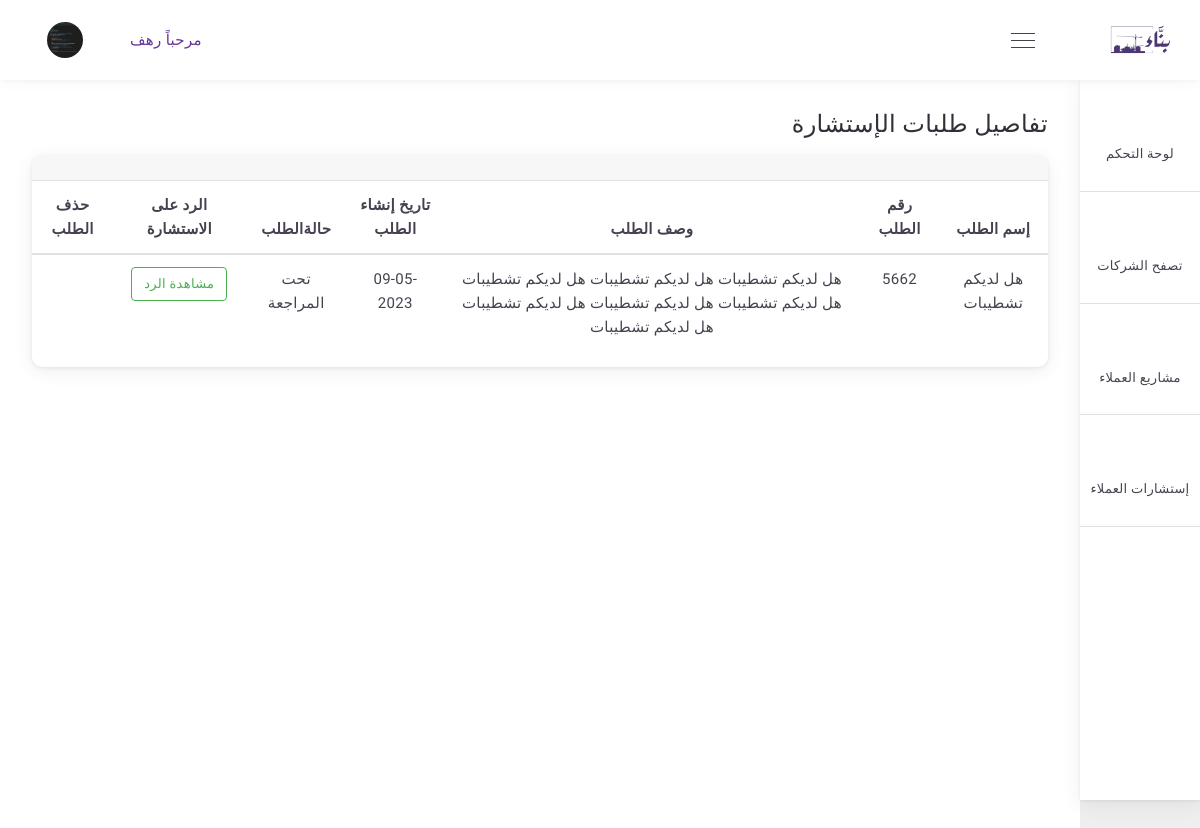
The app's page /request/request/ (signed in), older data.
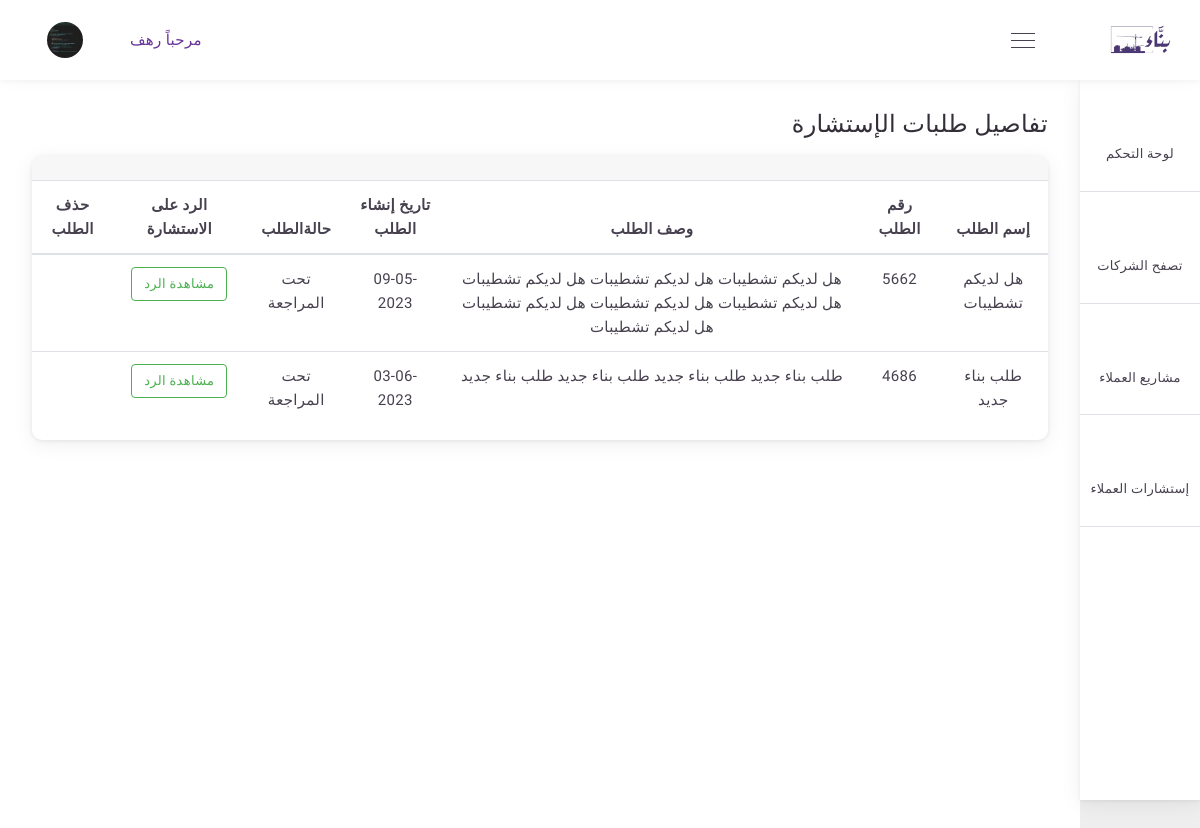
The same page, newer data.
### request/models.py (models this page shows, shortened)
class ConsultationRequest(models.Model):
    Request_Status= {
        ('تحت المراجعة' , 'تحت المراجعة'),
        ('مقبول' , 'مقبول'),
        ('مرفوض ' , 'مرفوض'),
    }
    user               = models.ForeignKey(User,  on_delete=models.CASCADE)
    company            = models.ForeignKey(Company,  on_delete=models.CASCADE)
    name               = models.CharField(_("عنوان الطلب "), max_length=50)
    request_status     = models.CharField(_("حالة الطلب "),choices=Request_Status,default='تحت المراجعة' , max_length=50)
    code               = models.IntegerField(_("رقم الطلب"), default=random_string)
    description        = models.TextField(_("وصف الطلب"))
    create_at          = models.DateTimeField(_("تاريخ الطلب"), default = timezone.now)
    class Meta:
        verbose_name = _("Consultation Request")
        verbose_name_plural = _("Consultation Request")

### request/views.py (the view)
# urls.py: path('request/' , views.request_list, name= 'request_list'),
@login_required
def request_list(request):
    request_list  = ConsultationRequest.objects.all()
    return render(request ,'consultation_request/my_request_list.html', {
        'request_list' : request_list ,
        'title' : 'كل طلبات الاستشارة',
    })

### project/context_processors.py (called while the page is built)
def profile_fields(request):
    if request.user.is_authenticated:
        profile = Profile.objects.get(user=request.user)
        return {'profile_fields': profile}
    return{}

### request/templates/consultation_request/my_request_list.html (shortened to what this page needs)
{% extends 'base.html' %}
{% load static %}
{% block 'body' %}
<div class="main-content-wrap sidenav-open d-flex flex-column">
<div class="main-content">
    <div class="breadcrumb">
        <h1 class="mr-2">تفاصيل طلبات الإستشارة</h1>
    </div>
    <div class="row">
        <div class="col-lg-12 col-md-12">
            <div class="row">
                <div class="col-md-12">
                    <div class="card o-hidden mb-4">
                        <div class="card-header d-flex align-items-center border-0">
                        </div>
                        <div>
                            <div class="table-responsive">
                                <table class="table text-center" id="user_table">
                                    <thead>
                                        <tr>
                                            <th scope="col">إسم الطلب </th>
                                            <th scope="col">رقم الطلب </th>
                                            <th scope="col">وصف الطلب </th>
                                            <th scope="col">تاريخ إنشاء الطلب</th>
                                            <th scope="col">حالةالطلب </th>
                                            <th scope="col">الرد على الاستشارة </th>
                                            <th scope="col">حذف الطلب </th>
                                        </tr>
                                    </thead>
                                    <tbody>
                                        {% for request in request_list %}
                                        <tr>
                                            <td>{{request.name}}</td>
                                            <td>{{request.code}}</td>
                                            <td>{{request.description}}</td>
                                            <td>{{request.create_at|date:'d-m-Y'}}</td>
                                            <td>{{request.request_status}}</td>
                                            <td> <a  class="btn btn-outline-success" href="{% url 'request:comment_display' request.id %}" style="width: 80; height: 15;">
                                                مشاهدة الرد
                                            </a></td>
                                            <td><a class="text-danger mr-2" href="{% url 'request:request_delete' request.id %}"></a></td>
                                        </tr>
                                        {% endfor %}
                                    </tbody>
                                </table>
                            </div>
                        </div>
                    </div>
                </div>
            </div>
        </div>
    </div>
</div>
</div>
{% endblock %}

Row changes from the older to the newer data that the page shows:
added ConsultationRequest: name "طلب بناء جديد", code "4686", description "طلب بناء جديد طلب بناء جديد طلب بناء جديد طلب بناء جديد", create_at "03-06-2023", request_status "تحت المراجعة"
